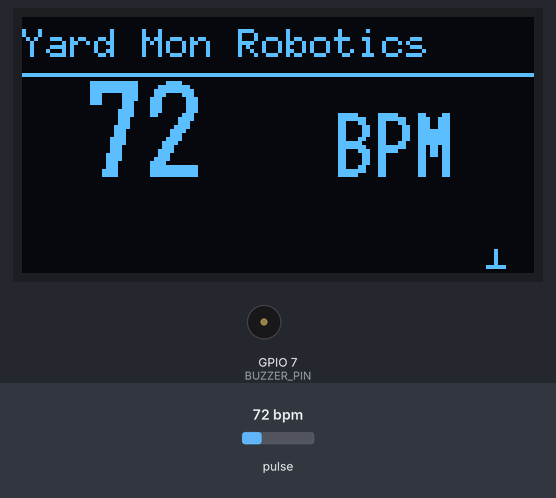
Recording of a sketch running on a simulated ESP32. Shown: 128×64 one-colour display, buzzer (waves = sounding, pin HIGH). The test bench sets the inputs (shaded band); at power-on: pulse 72 bpm. What the sketch prints to the serial monitor is not drawn.

Above: at 1.9 s.
2.0 s: pulse set to 70 bpm
At 2.68 s:
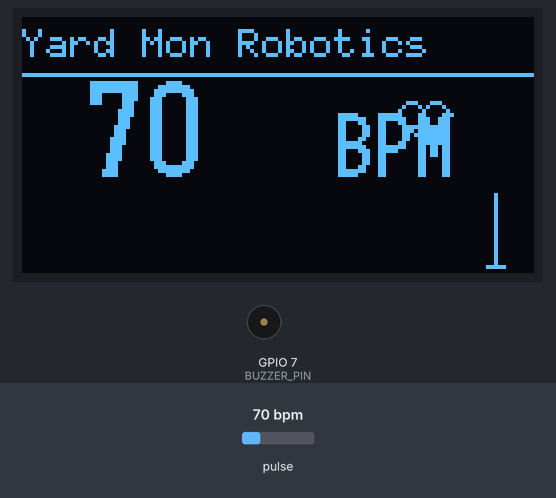
5.0 s: pulse set to 42 bpm
At 6.7 s:
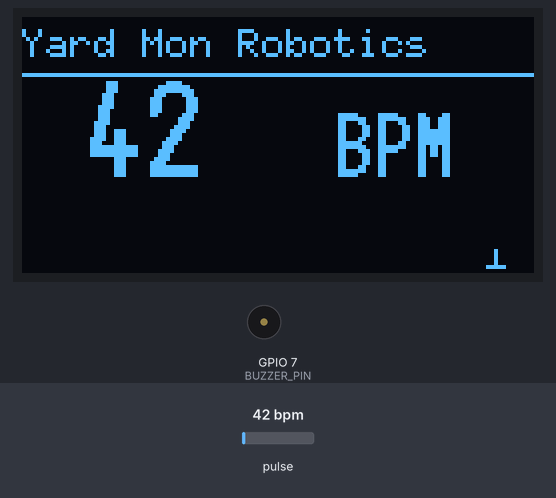
7.4 s: pulse set to 100 bpm
At 8.16 s:
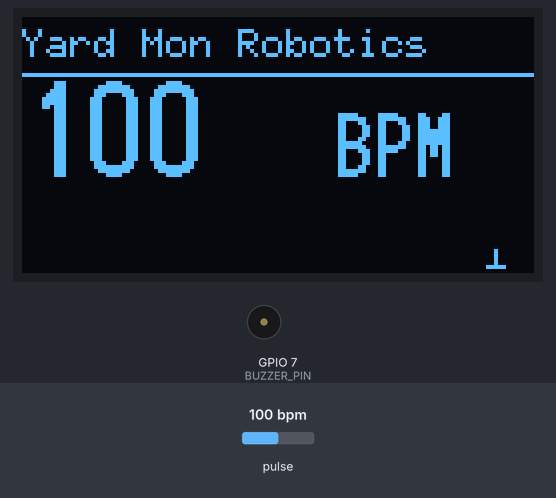
Timing chart, 0 to 15.3 s (numbered marks = the images above; inputs shaded):
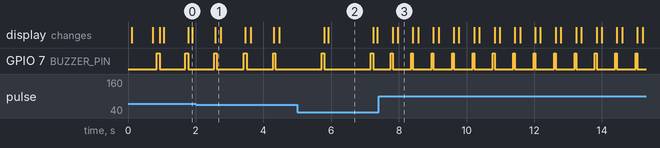

The sketch:

heart_monitor.ino
```cpp
/*
  Heart Rate Monitor — Arduino + PulseSensor + OLED + Buzzer
  ===========================================================
  BEST VERSION — Uses U8g2 library (better than Adafruit SSD1306).
  Features: real-time BPM display, adaptive buzzer beep duration,
  heart flash animation, non-blocking buzzer timing.
  PulseSensor→A0, Buzzer→D7, OLED I2C: SCL=A5, SDA=A4.
*/
#include <Wire.h>
#include <U8g2lib.h>
#include <PulseSensorPlayground.h>
U8G2_SSD1306_128X64_NONAME_F_HW_I2C u8g2(U8G2_R0,U8X8_PIN_NONE);
const int PULSE_PIN=A0,BUZZER_PIN=7;const bool BUZZER_ACTIVE_LOW=false;
int threshold=580;PulseSensorPlayground pulseSensor;
bool buzzerOn=false;unsigned long buzzerOffAt=0;
const uint8_t BEEP_MS_MIN=20,BEEP_MS_MAX=70,BPM_MIN=40,BPM_MAX=180;
unsigned long lastDisplayMs=0;const uint16_t DISPLAY_PERIOD_MS=40;
unsigned long beatFlashUntilMs=0;const uint16_t BEAT_FLASH_MS=150;
int lastBPM=0;
void setup(){Serial.begin(115200);delay(50);Serial.println(F("Yard Mon Robotics — Heart Rate Monitor"));
  pinMode(BUZZER_PIN,OUTPUT);setBuzzer(false);
  pulseSensor.analogInput(PULSE_PIN);pulseSensor.setThreshold(threshold);pulseSensor.setSerial(Serial);
  if(!pulseSensor.begin())Serial.println(F("PulseSensor init failed."));
  else Serial.printf("PulseSensor started. Threshold=%d\n",threshold);
  u8g2.begin();u8g2.clearBuffer();u8g2.setDrawColor(1);u8g2.setFont(u8g2_font_6x10_tr);u8g2.drawStr(0,10,"Yard Mon Robotics");
  u8g2.setFont(u8g2_font_logisoso20_tr);u8g2.drawStr(0,38,"Heartbeat");u8g2.setFont(u8g2_font_6x10_tr);u8g2.drawStr(0,60,"Initializing...");u8g2.sendBuffer();delay(600);}
void loop(){
  if(pulseSensor.sawStartOfBeat()){int bpm=(int)pulseSensor.getBeatsPerMinute();lastBPM=bpm;
    int bpmClamped=constrain(bpm,BPM_MIN,BPM_MAX);uint8_t beepMs=map(bpmClamped,BPM_MAX,BPM_MIN,BEEP_MS_MIN,BEEP_MS_MAX);
    Serial.printf("Beat! BPM=%d (beep %dms)\n",bpm,beepMs);startBeep(beepMs);beatFlashUntilMs=millis()+BEAT_FLASH_MS;}
  if(buzzerOn&&millis()>=buzzerOffAt)setBuzzer(false);
  if(millis()-lastDisplayMs>=DISPLAY_PERIOD_MS){lastDisplayMs=millis();renderDisplay();}}
void startBeep(uint16_t d){setBuzzer(true);buzzerOffAt=millis()+d;}
void setBuzzer(bool on){buzzerOn=on;if(BUZZER_ACTIVE_LOW)digitalWrite(BUZZER_PIN,on?LOW:HIGH);else digitalWrite(BUZZER_PIN,on?HIGH:LOW);}
void renderDisplay(){u8g2.clearBuffer();u8g2.setFont(u8g2_font_6x10_tr);u8g2.drawStr(0,10,"Yard Mon Robotics");u8g2.drawHLine(0,14,128);
  char buf[8];int shown=(lastBPM>0&&lastBPM<255)?lastBPM:0;snprintf(buf,sizeof(buf),"%3d",shown);
  u8g2.setFont(u8g2_font_logisoso24_tr);u8g2.drawStr(0,40,buf);u8g2.setFont(u8g2_font_logisoso16_tr);u8g2.drawStr(78,40,"BPM");
  bool flashOn=(millis()<beatFlashUntilMs);int lineX=118,lineBottom=62,lineTop=lineBottom-(flashOn?18:4);
  u8g2.drawVLine(lineX,lineTop,lineBottom-lineTop);u8g2.drawHLine(lineX-2,lineBottom,5);
  if(flashOn)drawHeart(100,24,7);u8g2.sendBuffer();}
void drawHeart(int x,int y,int s){u8g2.drawCircle(x-s/2,y,s/2,U8G2_DRAW_ALL);u8g2.drawCircle(x+s/2,y,s/2,U8G2_DRAW_ALL);u8g2.drawLine(x-s,y,x,y+s);u8g2.drawLine(x+s,y,x,y+s);}
```

Measured:
- after the input at 2.0 s, the display: changes after 0.58 s (image 1)
- after the input at 5.0 s, GPIO 7 (BUZZER_PIN): alternates HIGH for 0.08 s and LOW for 1.4 s, starting after 0.72 s; the display: first changes after 0.80 s (image 2 shows a later state)
- after the input at 7.4 s, GPIO 7 (BUZZER_PIN): alternates HIGH for 0.05 s and LOW for 0.56 s, starting after 0.37 s; the display: first changes after 0.41 s (image 3 shows a later state)
- by itself, GPIO 7 (BUZZER_PIN): alternates HIGH for 0.07 s and LOW for 0.79 s
- what the display in image 2 shows lasts 1.3 s, from 5.9 s to 7.2 s
- what the display in image 3 shows lasts 0.4 s, from 8.0 s to 8.4 s
